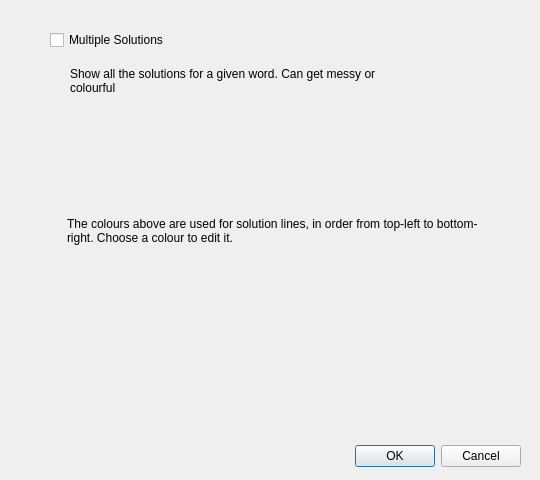
<?xml version="1.0" encoding="UTF-8"?>
<ui version="4.0">
 <class>Preferences</class>
 <widget class="QDialog" name="Preferences">
  <property name="geometry">
   <rect>
    <x>0</x>
    <y>0</y>
    <width>540</width>
    <height>480</height>
   </rect>
  </property>
  <property name="sizePolicy">
   <sizepolicy hsizetype="Fixed" vsizetype="Fixed">
    <horstretch>0</horstretch>
    <verstretch>0</verstretch>
   </sizepolicy>
  </property>
  <property name="windowTitle">
   <string>Preferences</string>
  </property>
  <widget class="QDialogButtonBox" name="buttonBox">
   <property name="geometry">
    <rect>
     <x>180</x>
     <y>440</y>
     <width>341</width>
     <height>32</height>
    </rect>
   </property>
   <property name="orientation">
    <enum>Qt::Horizontal</enum>
   </property>
   <property name="standardButtons">
    <set>QDialogButtonBox::Cancel|QDialogButtonBox::Ok</set>
   </property>
  </widget>
  <widget class="QCheckBox" name="checkBox">
   <property name="geometry">
    <rect>
     <x>50</x>
     <y>30</y>
     <width>131</width>
     <height>20</height>
    </rect>
   </property>
   <property name="text">
    <string>Multiple Solutions</string>
   </property>
  </widget>
  <widget class="QLabel" name="label">
   <property name="geometry">
    <rect>
     <x>70</x>
     <y>60</y>
     <width>321</width>
     <height>41</height>
    </rect>
   </property>
   <property name="text">
    <string>Show all the solutions for a given word. Can get messy or colourful</string>
   </property>
   <property name="textFormat">
    <enum>Qt::PlainText</enum>
   </property>
   <property name="wordWrap">
    <bool>true</bool>
   </property>
  </widget>
  <widget class="QWidget" name="gridLayoutWidget">
   <property name="geometry">
    <rect>
     <x>50</x>
     <y>130</y>
     <width>441</width>
     <height>61</height>
    </rect>
   </property>
   <layout class="QGridLayout" name="colorChooser"/>
  </widget>
  <widget class="QLabel" name="label_2">
   <property name="geometry">
    <rect>
     <x>67</x>
     <y>210</y>
     <width>411</width>
     <height>41</height>
    </rect>
   </property>
   <property name="text">
    <string>The colours above are used for solution lines, in order from top-left to bottom-right. Choose a colour to edit it.</string>
   </property>
   <property name="wordWrap">
    <bool>true</bool>
   </property>
  </widget>
 </widget>
 <resources/>
 <connections>
  <connection>
   <sender>buttonBox</sender>
   <signal>accepted()</signal>
   <receiver>Preferences</receiver>
   <slot>accept()</slot>
   <hints>
    <hint type="sourcelabel">
     <x>248</x>
     <y>254</y>
    </hint>
    <hint type="destinationlabel">
     <x>157</x>
     <y>274</y>
    </hint>
   </hints>
  </connection>
  <connection>
   <sender>buttonBox</sender>
   <signal>rejected()</signal>
   <receiver>Preferences</receiver>
   <slot>reject()</slot>
   <hints>
    <hint type="sourcelabel">
     <x>316</x>
     <y>260</y>
    </hint>
    <hint type="destinationlabel">
     <x>286</x>
     <y>274</y>
    </hint>
   </hints>
  </connection>
 </connections>
</ui>
